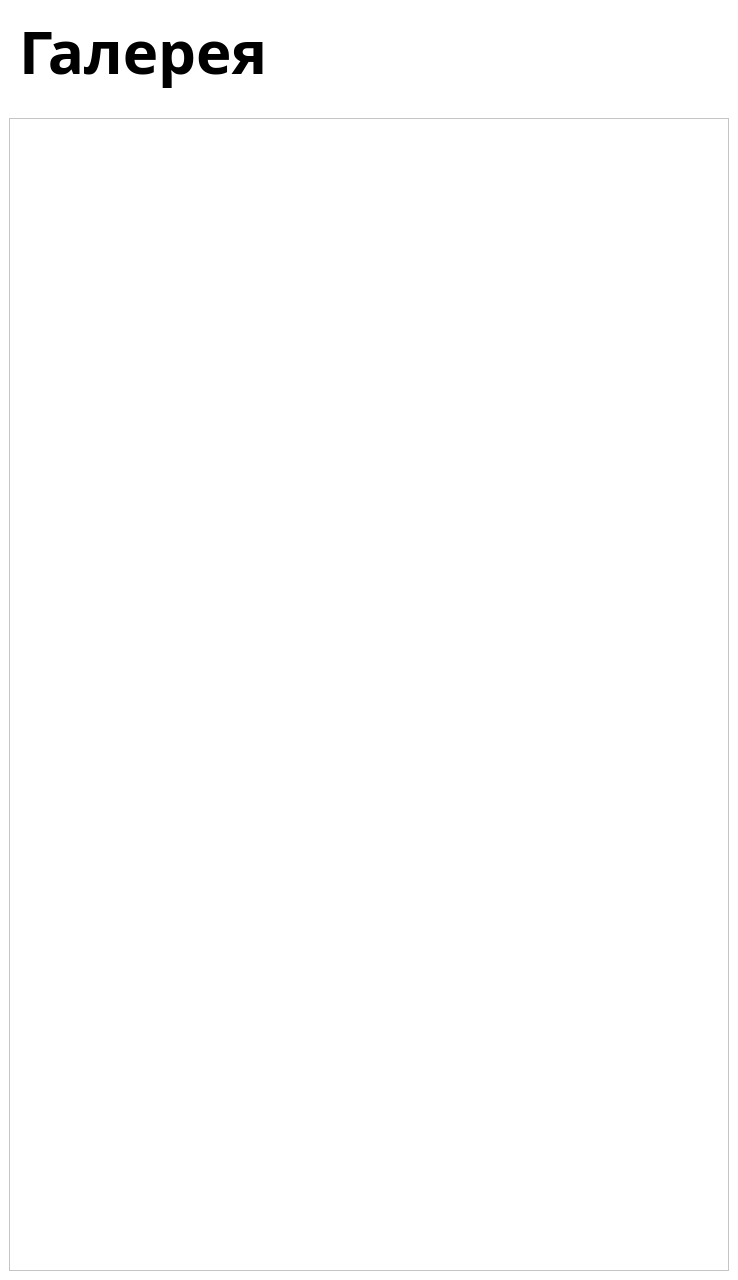
<?xml version="1.0" encoding="UTF-8"?>
<ui version="4.0">
 <class>GalleryWindow</class>
 <widget class="QMainWindow" name="GalleryWindow">
  <property name="geometry">
   <rect>
    <x>0</x>
    <y>0</y>
    <width>732</width>
    <height>1280</height>
   </rect>
  </property>
  <property name="windowTitle">
   <string>MainWindow</string>
  </property>
  <property name="styleSheet">
   <string notr="true">background-color: rgb(255, 255, 255);</string>
  </property>
  <widget class="QWidget" name="centralwidget">
   <layout class="QVBoxLayout" name="verticalLayout">
    <item>
     <layout class="QHBoxLayout" name="horizontalLayout_5">
      <property name="spacing">
       <number>30</number>
      </property>
      <property name="leftMargin">
       <number>10</number>
      </property>
      <item>
       <widget class="QLabel" name="label">
        <property name="minimumSize">
         <size>
          <width>350</width>
          <height>0</height>
         </size>
        </property>
        <property name="font">
         <font>
          <family>Noto Sans</family>
          <pointsize>45</pointsize>
          <weight>75</weight>
          <italic>false</italic>
          <bold>true</bold>
         </font>
        </property>
        <property name="styleSheet">
         <string notr="true">font: 45 pt &quot;Noto Sans&quot; ;
font-weight: bold;
color: black;</string>
        </property>
        <property name="text">
         <string>Галерея</string>
        </property>
       </widget>
      </item>
      <item>
       <widget class="QPushButton" name="fit_pushButton">
        <property name="maximumSize">
         <size>
          <width>81</width>
          <height>81</height>
         </size>
        </property>
        <property name="styleSheet">
         <string notr="true">border: none;</string>
        </property>
        <property name="text">
         <string/>
        </property>
        <property name="icon">
         <iconset>
          <normaloff>../img/UI-images/fit.png</normaloff>../img/UI-images/fit.png</iconset>
        </property>
        <property name="iconSize">
         <size>
          <width>70</width>
          <height>70</height>
         </size>
        </property>
       </widget>
      </item>
      <item>
       <widget class="QPushButton" name="card_pushButton">
        <property name="maximumSize">
         <size>
          <width>81</width>
          <height>81</height>
         </size>
        </property>
        <property name="styleSheet">
         <string notr="true">border: none;
</string>
        </property>
        <property name="text">
         <string/>
        </property>
        <property name="icon">
         <iconset>
          <normaloff>../img/UI-images/card.png</normaloff>../img/UI-images/card.png</iconset>
        </property>
        <property name="iconSize">
         <size>
          <width>85</width>
          <height>85</height>
         </size>
        </property>
       </widget>
      </item>
     </layout>
    </item>
    <item>
     <spacer name="verticalSpacer">
      <property name="orientation">
       <enum>Qt::Vertical</enum>
      </property>
      <property name="sizeType">
       <enum>QSizePolicy::Maximum</enum>
      </property>
      <property name="sizeHint" stdset="0">
       <size>
        <width>20</width>
        <height>20</height>
       </size>
      </property>
     </spacer>
    </item>
    <item>
     <widget class="QScrollArea" name="scrollArea">
      <property name="minimumSize">
       <size>
        <width>720</width>
        <height>0</height>
       </size>
      </property>
      <property name="widgetResizable">
       <bool>true</bool>
      </property>
      <widget class="QWidget" name="scrollAreaWidgetContents_2">
       <property name="geometry">
        <rect>
         <x>0</x>
         <y>0</y>
         <width>716</width>
         <height>1144</height>
        </rect>
       </property>
       <layout class="QVBoxLayout" name="verticalLayout_2">
        <item>
         <layout class="QGridLayout" name="gridLayout_3"/>
        </item>
       </layout>
      </widget>
     </widget>
    </item>
   </layout>
  </widget>
 </widget>
 <resources/>
 <connections/>
</ui>
